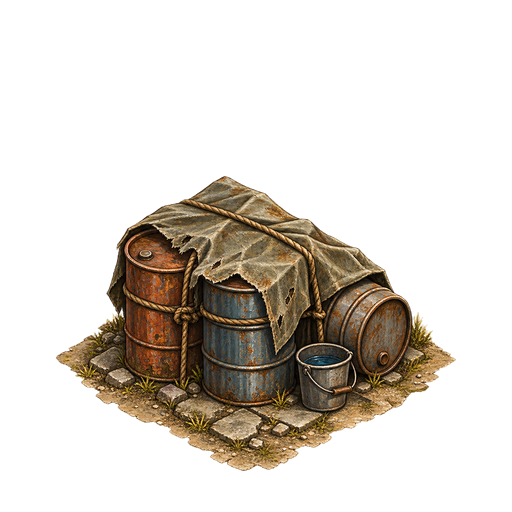
#> input picture godot/assets/props/prop_barrels.png, 512 x 512 px; its folder holds 4 pictures in this run
$ python validate_art_p3.py
#> lines starting #> are read from the running program, lines starting #| are printed output that depends on the picture
### godot/tools/validate_art_p1.py
"""Validate P1 sprite delivery. Run with Python 3 and Pillow from any directory."""

import json
from collections import deque
from pathlib import Path

from PIL import Image


ROOT = Path(__file__).resolve().parents[1]
EXPECTED = {
    "bld_solar_panel": ["solar_panel_t1"],
    "bld_tool_workshop": [f"tool_workshop_t{i}" for i in range(1, 4)],
    "bld_lumber_yard": [f"lumber_yard_t{i}" for i in range(1, 4)],
    "bld_quarry_pit": [f"quarry_pit_t{i}" for i in range(1, 4)],
    "bld_source_tower": ["source_tower_old_t1"],
    "bld_source_tower_restored": ["source_tower_restored_t1"],
    "bld_company_ruin": ["company_ruin_t1"],
    "bld_company_office": ["company_office_t1"],
}


def connected_pixels(alpha):
    """Count the first 8-connected alpha component, including antialiased pixels."""
    width, height = alpha.size
    mask = bytearray(1 if value else 0 for value in alpha.tobytes())
    total = sum(mask)
    if not total:
        return 0, 0
    start = mask.index(1)
    mask[start] = 0
    queue = deque([start])
    reached = 0
    while queue:
        index = queue.popleft()
        reached += 1
        x, y = index % width, index // width
        for ny in range(max(0, y - 1), min(height, y + 2)):
            for nx in range(max(0, x - 1), min(width, x + 2)):
                neighbor = ny * width + nx
                if mask[neighbor]:
                    mask[neighbor] = 0
                    queue.append(neighbor)
    return reached, total


# [37 lines left out: function main, not called in this run]


# [2 lines that do not run on import are left out]

### godot/tools/validate_art_p3.py
"""Validate the ten P3 prop PNGs; requires Pillow. Run from any directory."""
from pathlib import Path
from PIL import Image
from validate_art_p1 import connected_pixels

ROOT = Path(__file__).resolve().parents[1]
NAMES = ['pipe_straight', 'pipe_bend', 'pipe_broken', 'sign_company', 'debris',
         'dry_well', 'barrels', 'tarp_tent', 'leaflets', 'fence']


def main():
    errors = []
    checked = 0
    expected = {f'prop_{name}.png' for name in NAMES}
    actual = {path.name for path in (ROOT / 'assets/props').glob('*.png')}
    if actual != expected:
        errors.append(f'file set differs: {actual ^ expected}')
    for name in sorted(expected):
        try:
            with Image.open(ROOT / 'assets/props' / name) as im:
#> im is the input picture: PIL image 512x512 RGBA; mean R, G, B, A 29.4, 23.2, 15.4, 66.1
                if im.format != 'PNG' or im.mode != 'RGBA' or im.size != (512, 512):
                    errors.append(f'{name}: expected 512x512 RGBA PNG')
                    continue
                alpha = im.getchannel('A')
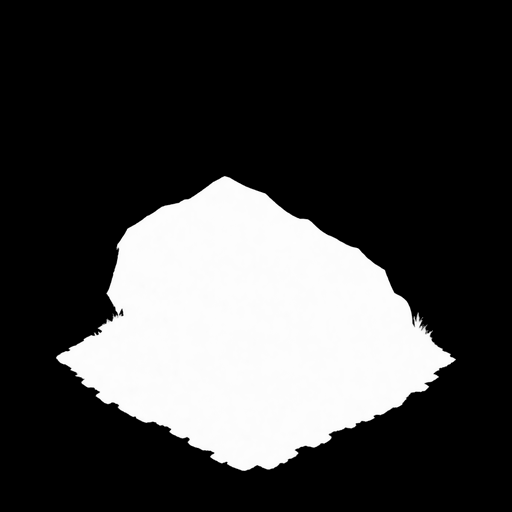
#> alpha: PIL image 512x512 L; min 0, max 255, mean 66.1
                bounds = alpha.getbbox()
#> bounds = (56, 176, 456, 471)
                if bounds is None or not (0 < bounds[0] < bounds[2] < 512 and 0 < bounds[1] < bounds[3] < 512):
                    errors.append(f'{name}: empty sprite or nontransparent canvas edge')
                if bounds is None or not 435 <= bounds[3] <= 480:
                    errors.append(f'{name}: footprint must end near bottom 8%')
                reached, total = connected_pixels(alpha)
#> in connected_pixels, `total = sum(mask)`: total = 69398
#> in connected_pixels, `start = mask.index(1)`: start = 90334
#> the loop in connected_pixels, `while queue:` made 69398 passes
#> (index, x, y) on passes 1 to 3: (90334, 222, 176), (90335, 223, 176), (90845, 221, 177)
#> after the loop in connected_pixels, `while queue:`: reached = 69398
#> reached = 69398; total = 69398
                if not total or reached != total:
                    errors.append(f'{name}: disconnected alpha pixels {total-reached}')
                print(f'{name}: bbox={bounds}, connected={reached}/{total}')
#| prop_barrels.png: bbox=(56, 176, 456, 471), connected=69398/69398
                checked += 1
        except (OSError, ValueError) as error:
            errors.append(f'{name}: {error}')
#> pass 2 of the loop in main, `for name in sorted(expected):`:
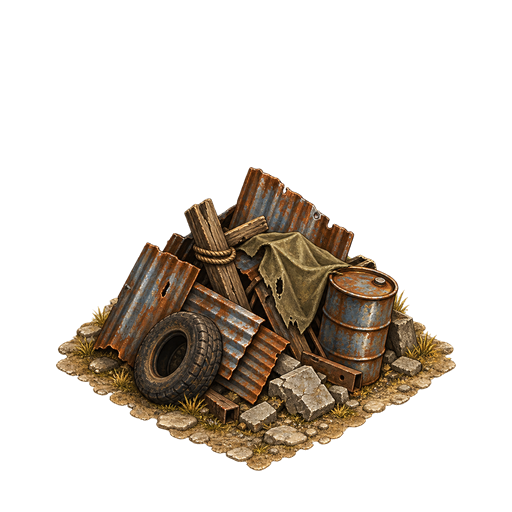
#> input picture godot/assets/props/prop_debris.png, 512 x 512 px
#> in main, im is the input picture: PIL image 512x512 RGBA; mean R, G, B, A 27.6, 21, 13.7, 64.7
#> in main, `alpha = im.getchannel('A')`:
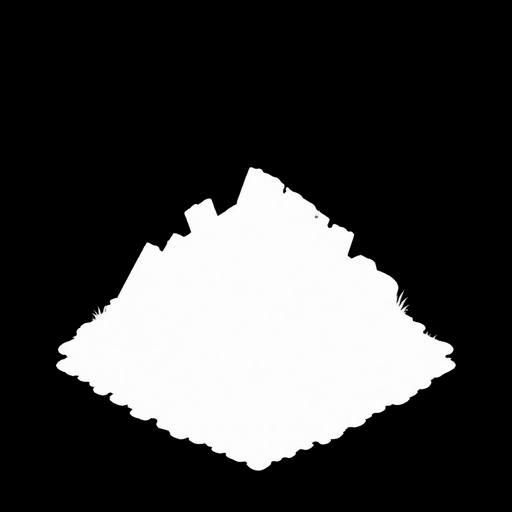
#> alpha: PIL image 512x512 L; min 0, max 255, mean 64.7
#> bounds = (56, 167, 456, 471)
#> the loop in connected_pixels (call 2), `while queue:` made 67955 passes
#> (index, x, y) on passes 1 to 3: (85753, 249, 167), (85754, 250, 167), (86265, 249, 168)
#> in main, `reached, total = connected_pixels(alpha)`: reached = 67955
#| prop_debris.png: bbox=(56, 167, 456, 471), connected=67955/67955
    for error in errors:
        print('FAIL:', error)
    print(f'P3 ART: {checked}/10 props checked, {len(errors)} errors')
    return int(bool(errors))


if __name__ == '__main__':
#> (the run stopped early here; a loop or call above may not have finished)
